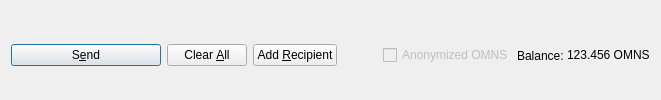
         <widget class="QFrame" name="frame_Send">
          <layout class="QHBoxLayout" name="horizontalLayout">
           <property name="bottomMargin">
            <number>0</number>
           </property>
           <item>
            <widget class="QPushButton" name="sendButton">
             <property name="minimumSize">
              <size>
               <width>150</width>
               <height>0</height>
              </size>
             </property>
             <property name="toolTip">
              <string>Confirm the send action</string>
             </property>
             <property name="text">
              <string>S&amp;end</string>
             </property>
             <property name="icon">
              <iconset resource="../omnistorecoin.qrc">
               <normaloff>:/icons/send</normaloff>:/icons/send</iconset>
             </property>
             <property name="autoDefault">
              <bool>false</bool>
             </property>
             <property name="default">
              <bool>true</bool>
             </property>
            </widget>
           </item>
           <item>
            <widget class="QPushButton" name="clearButton">
             <property name="sizePolicy">
              <sizepolicy hsizetype="Minimum" vsizetype="Fixed">
               <horstretch>0</horstretch>
               <verstretch>0</verstretch>
              </sizepolicy>
             </property>
             <property name="toolTip">
              <string>Clear all fields of the form.</string>
             </property>
             <property name="text">
              <string>Clear &amp;All</string>
             </property>
             <property name="icon">
              <iconset resource="../omnistorecoin.qrc">
               <normaloff>:/icons/remove</normaloff>:/icons/remove</iconset>
             </property>
             <property name="autoDefault">
              <bool>false</bool>
             </property>
            </widget>
           </item>
           <item>
            <widget class="QPushButton" name="addButton">
             <property name="toolTip">
              <string>Send to multiple recipients at once</string>
             </property>
             <property name="text">
              <string>Add &amp;Recipient</string>
             </property>
             <property name="icon">
              <iconset resource="../omnistorecoin.qrc">
               <normaloff>:/icons/add</normaloff>:/icons/add</iconset>
             </property>
             <property name="autoDefault">
              <bool>false</bool>
             </property>
            </widget>
           </item>
           <item>
            <spacer name="horizontalSpacer">
             <property name="orientation">
              <enum>Qt::Horizontal</enum>
             </property>
             <property name="sizeHint" stdset="0">
              <size>
               <width>40</width>
               <height>20</height>
              </size>
             </property>
            </spacer>
           </item>
           <item>
            <layout class="QHBoxLayout" name="horizontalLayout_2">
             <property name="spacing">
              <number>3</number>
             </property>
             <item>
              <widget class="QCheckBox" name="checkzOMNS">
               <property name="enabled">
                <bool>false</bool>
               </property>
               <property name="text">
                <string>Anonymized OMNS</string>
               </property>
              </widget>
             </item>
             <item>
              <widget class="QLabel" name="label">
               <property name="text">
                <string>Balance:</string>
               </property>
              </widget>
             </item>
             <item>
              <widget class="QLabel" name="labelBalance">
               <property name="sizePolicy">
                <sizepolicy hsizetype="Preferred" vsizetype="Fixed">
                 <horstretch>0</horstretch>
                 <verstretch>0</verstretch>
                </sizepolicy>
               </property>
               <property name="cursor">
                <cursorShape>IBeamCursor</cursorShape>
               </property>
               <property name="text">
                <string notr="true">123.456 OMNS</string>
               </property>
               <property name="textInteractionFlags">
                <set>Qt::LinksAccessibleByMouse|Qt::TextSelectableByKeyboard|Qt::TextSelectableByMouse</set>
               </property>
              </widget>
             </item>
            </layout>
           </item>
          </layout>
         </widget>
